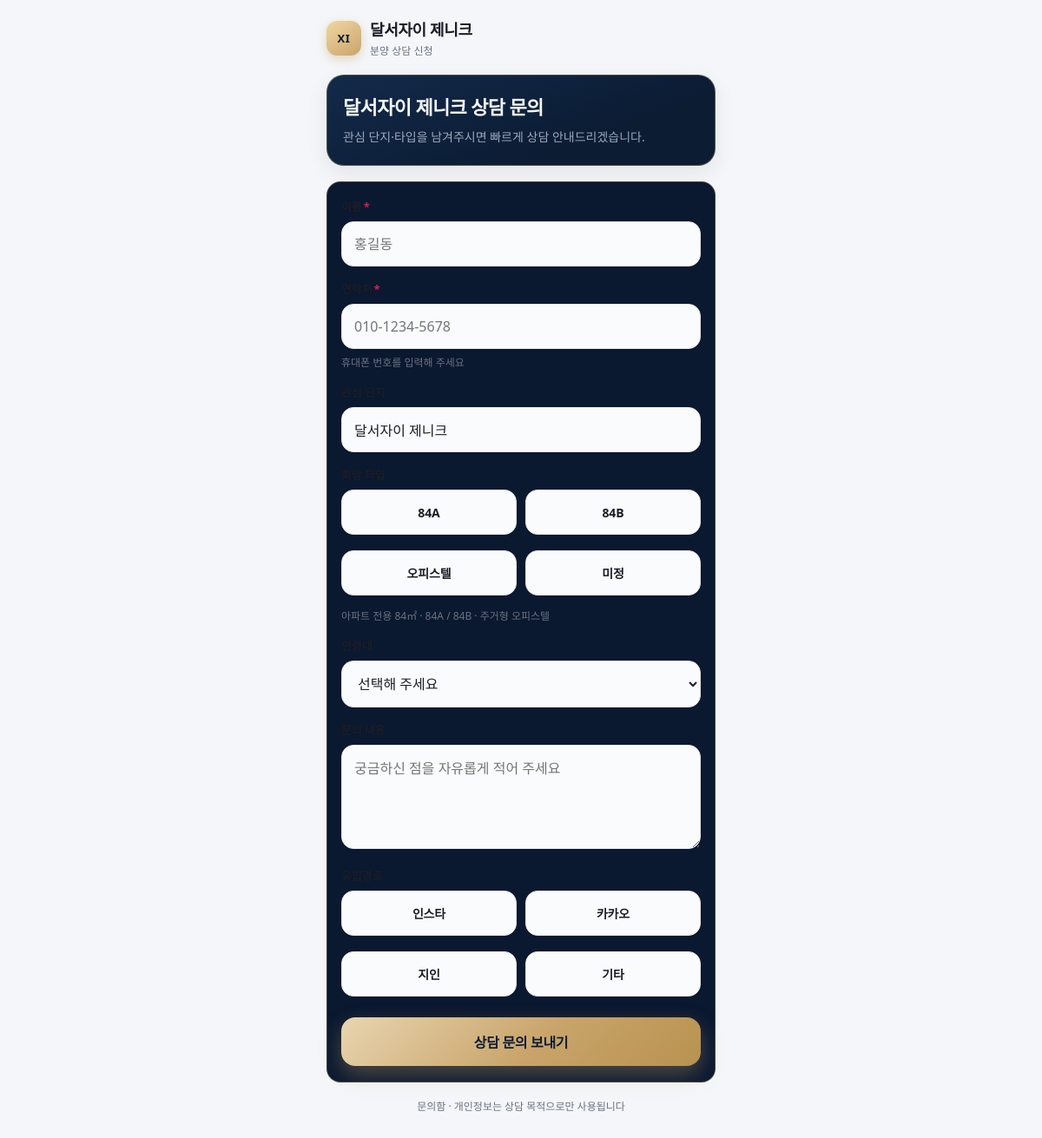
The page /f/dalseo-xi-zenique on the database its author committed.
### tables this page shows
CREATE TABLE forms (
                id INTEGER PRIMARY KEY AUTOINCREMENT,
                slug TEXT NOT NULL UNIQUE,
                title TEXT NOT NULL,
                complex_name TEXT NOT NULL,
                welcome_text TEXT NOT NULL,
                success_text TEXT NOT NULL,
                is_active INTEGER NOT NULL DEFAULT 1,
                created_at TEXT NOT NULL DEFAULT (datetime('now','localtime'))
            );

### app/main.py (the view)
@app.get("/f/{slug}", response_class=HTMLResponse)
async def public_form(request: Request, slug: str):
    with database.db() as conn:
        form = database.get_form_by_slug(conn, slug)
        if not form:
            return templates.TemplateResponse(
                "error.html",
                {"request": request, "message": "폼을 찾을 수 없습니다.", "code": 404},
                status_code=404,
            )
        settings = database.get_all_settings(conn)
    return render_public_form(request, form, settings)

### templates/form.html (shortened to what this page needs)
{% extends "base.html" %}
{% block body %}
  {% set is_zenique = form.slug == 'dalseo-xi-zenique' %}
  <div class="brand{% if is_zenique %} brand-xi{% endif %}">
    <div class="brand-mark">{% if is_zenique %}XI{% else %}문{% endif %}</div>
    <div class="brand-text">
      <strong>{% if is_zenique %}달서자이 제니크{% else %}문의함{% endif %}</strong>
      <span>분양 상담 신청</span>
    </div>
  </div>
  <section class="hero{% if is_zenique %} hero-xi{% endif %}">
    <h1>{{ form.title }}</h1>
    <p>{{ form.welcome_text }}</p>
  </section>
  <form accept-charset="UTF-8" class="card{% if is_zenique %} card-xi{% endif %}" method="post" action="/f/{{ form.slug }}" novalidate>
    <div class="field">
      <label for="name">이름<span class="req">*</span></label>
      <input class="control" id="name" name="name" type="text" required autocomplete="name"
             placeholder="홍길동" value="{{ values.get('name','') }}" />
    </div>
    <div class="field">
      <label for="phone">연락처<span class="req">*</span></label>
      <input class="control" id="phone" name="phone" type="tel" inputmode="tel" required
             autocomplete="tel" placeholder="010-1234-5678"
             value="{{ values.get('phone','') }}" />
      <div class="hint">휴대폰 번호를 입력해 주세요</div>
    </div>
    <div class="field">
      <label for="complex_name">관심 단지</label>
      <input class="control" id="complex_name" name="complex_name" type="text"
             value="{{ values.get('complex_name') or form.complex_name }}" />
    </div>
    <div class="field">
      <label>{% if is_zenique %}희망 타입{% else %}타입 (84㎡){% endif %}</label>
      <div class="chip-row">
        {% if is_zenique %}
          {% set sizes = ['84A','84B','오피스텔','미정'] %}
        {% else %}
          {% set sizes = ['A타입','B타입','C타입'] %}
        {% endif %}
        {% for s in sizes %}
        <label class="chip">
          <span>{{ s }}</span>
        </label>
        {% endfor %}
      </div>
      {% if is_zenique %}
      <div class="hint">아파트 전용 84㎡ · 84A / 84B · 주거형 오피스텔</div>
      {% else %}
      <div class="hint">전용면적 84㎡ · A/B/C 타입</div>
      {% endif %}
    </div>
    <div class="field">
      <label for="age_group">연령대</label>
      <select class="control" id="age_group" name="age_group">
        <option value="">선택해 주세요</option>
      </select>
    </div>
    <div class="field">
      <label for="message">문의 내용</label>
      <textarea class="control" id="message" name="message" placeholder="궁금하신 점을 자유롭게 적어 주세요">{{ values.get('message','') }}</textarea>
    </div>
    <div class="field">
      <label>유입경로</label>
      <div class="chip-row">
        {% for src in ['인스타','카카오','지인','기타'] %}
        <label class="chip">
          <span>{{ src }}</span>
        </label>
        {% endfor %}
      </div>
    </div>
    <button class="btn {% if is_zenique %}btn-xi{% else %}btn-primary{% endif %}" type="submit">상담 문의 보내기</button>
  </form>
  <p class="footer-note">문의함 · 개인정보는 상담 목적으로만 사용됩니다</p>
{% endblock %}

### static/style.css (style rules this page uses)
:root { --bg: #f4f6f9; --card: #ffffff; --ink: #1a1d26; --muted: #6b7280; --line: #e5e7eb; --primary: #fee500; --primary-ink: #191919; --accent: #3182f6; --accent-soft: #e8f1ff; --danger: #e11d48; --success: #16a34a; --success-soft: #dcfce7; --radius: 16px; --shadow: 0 8px 24px rgba(26, 29, 38, 0.08); --tap: 52px; --safe-bottom: env(safe-area-inset-bottom, 0px); font-family: "Pretendard", "Apple SD Gothic Neo", "Noto Sans KR", system-ui, sans-serif; }
* { box-sizing: border-box; }
html, body { margin: 0; padding: 0; background: var(--bg); color: var(--ink); -webkit-tap-highlight-color: transparent; -webkit-text-size-adjust: 100%; }
button, input, select, textarea { font: inherit; color: inherit; }
.brand { display: flex; align-items: center; gap: 10px; margin-bottom: 18px; }
.brand-mark { width: 40px; height: 40px; border-radius: 12px; background: var(--primary); display: grid; place-items: center; font-weight: 800; font-size: 18px; color: var(--primary-ink); box-shadow: 0 4px 12px rgba(254, 229, 0, 0.45); }
.brand-text strong { display: block; font-size: 18px; letter-spacing: -0.02em; }
.brand-text span { font-size: 12px; color: var(--muted); }
.hero { background: linear-gradient(160deg, #fff9c4 0%, #ffffff 55%); border: 1px solid #f5e7a1; border-radius: 20px; padding: 22px 18px; margin-bottom: 18px; box-shadow: var(--shadow); }
.hero h1 { margin: 0 0 8px; font-size: 22px; line-height: 1.35; letter-spacing: -0.03em; }
.hero p { margin: 0; color: var(--muted); font-size: 14px; line-height: 1.55; }
.card { background: var(--card); border: 1px solid var(--line); border-radius: var(--radius); padding: 18px 16px; box-shadow: var(--shadow); }
.field { margin-bottom: 16px; }
.field label { display: block; font-size: 13px; font-weight: 700; margin-bottom: 8px; letter-spacing: -0.01em; }
.field label .req { color: var(--danger); margin-left: 2px; }
.field .hint { font-size: 12px; color: var(--muted); font-weight: 500; margin-top: 6px; }
.control, select.control, textarea.control { width: 100%; min-height: var(--tap); padding: 14px 14px; border: 1.5px solid var(--line); border-radius: 14px; background: #fafbfc; outline: none; transition: border-color .15s, box-shadow .15s, background .15s; }
textarea.control { min-height: 120px; resize: vertical; line-height: 1.5; }
.chip-row { display: grid; grid-template-columns: 1fr 1fr; gap: 10px; }
.chip { position: relative; }
.chip span { display: flex; align-items: center; justify-content: center; min-height: var(--tap); padding: 10px 12px; border-radius: 14px; border: 1.5px solid var(--line); background: #fafbfc; font-size: 14px; font-weight: 600; text-align: center; }
.btn { display: inline-flex; align-items: center; justify-content: center; gap: 8px; width: 100%; min-height: 56px; padding: 14px 18px; border: none; border-radius: 16px; font-size: 16px; font-weight: 800; cursor: pointer; letter-spacing: -0.02em; }
.footer-note { margin-top: 18px; text-align: center; color: var(--muted); font-size: 12px; }
.card-xi { background: #0a1830; border-color: rgba(201, 164, 106, 0.28); color: var(--xi-ink); box-shadow: none; }
.btn-xi { background: linear-gradient(135deg, #e8d5b0 0%, #c9a46a 55%, #b8924f 100%); color: #0b1c33; box-shadow: 0 10px 24px rgba(201, 164, 106, 0.35); font-weight: 900; }
.brand-xi .brand-mark { background: linear-gradient(145deg, #f0d7a4 0%, #c9a46a 100%); color: #0b1c33; box-shadow: 0 4px 12px rgba(201, 164, 106, 0.4); font-size: 13px; letter-spacing: 0.04em; }
.hero-xi { background: linear-gradient(160deg, #132a4a 0%, #0b1c33 70%); border-color: rgba(201, 164, 106, 0.35); color: #f5f7fb; }
.hero-xi p { color: #9aa8bc; }

### rows shown on the page
forms: title "달서자이 제니크 상담 문의", welcome_text "관심 단지·타입을 남겨주시면 빠르게 상담 안내드리겠습니다.", complex_name "달서자이 제니크"

### other values the page prints
{{ s }} "84A" "84B" "오피스텔" "미정"
{{ src }} "인스타" "카카오" "지인" "기타"
